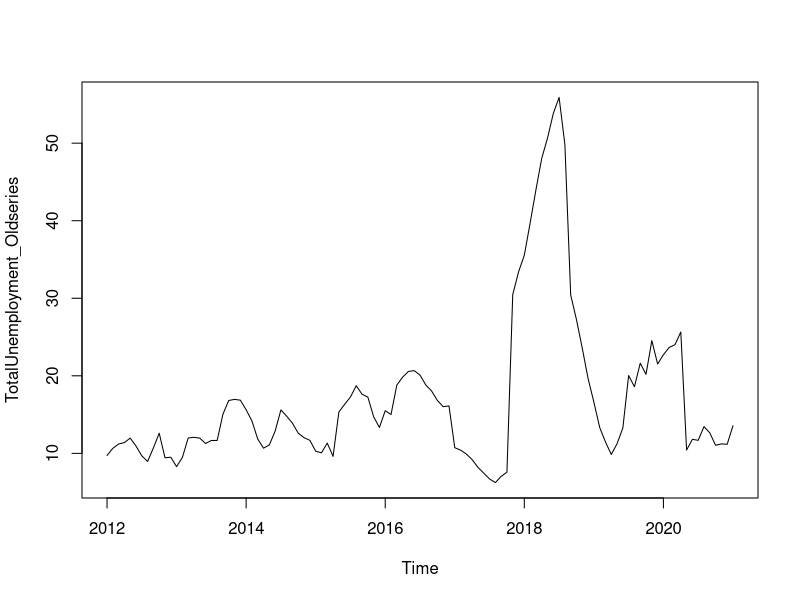
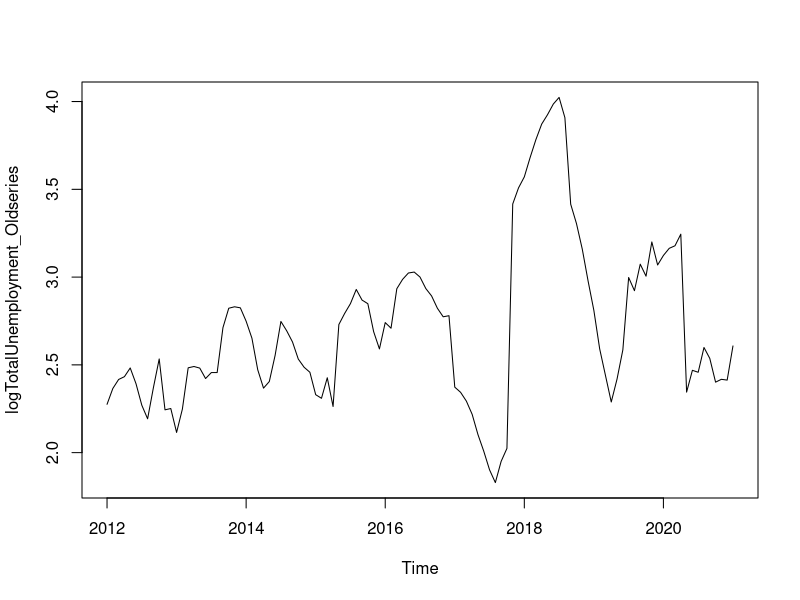
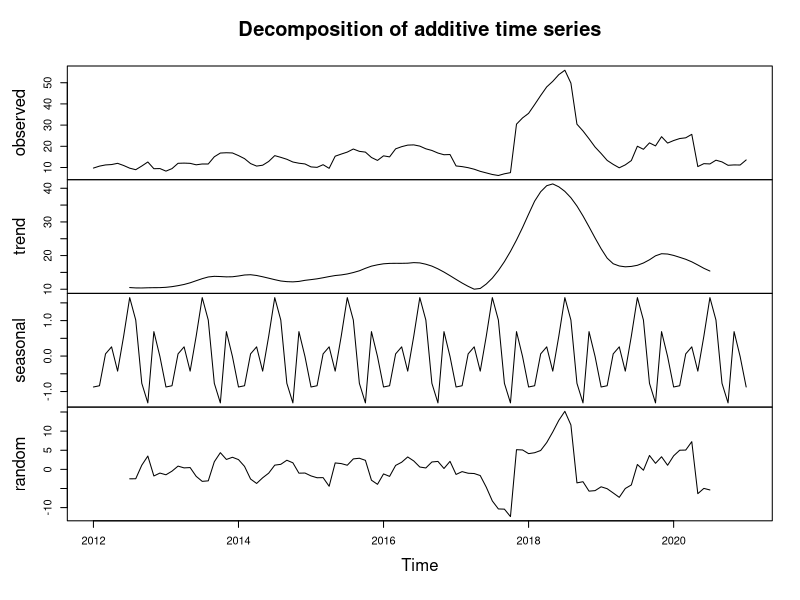
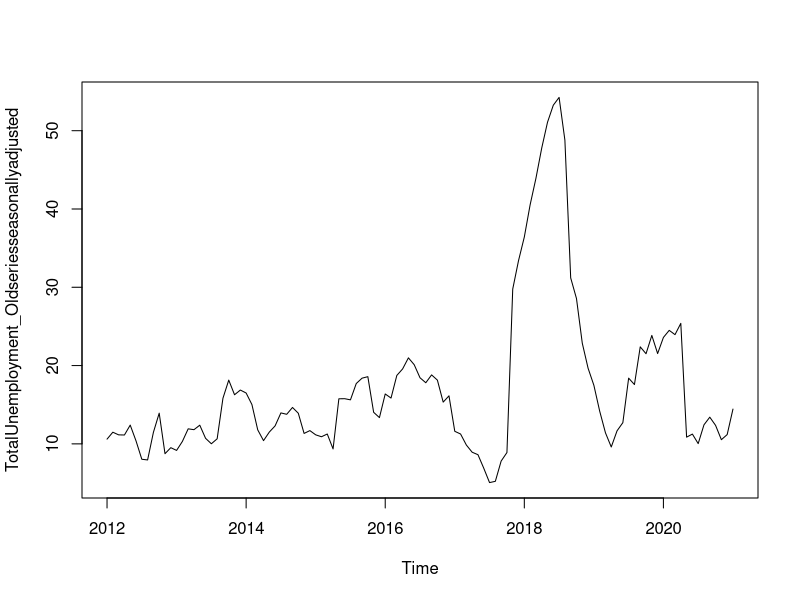
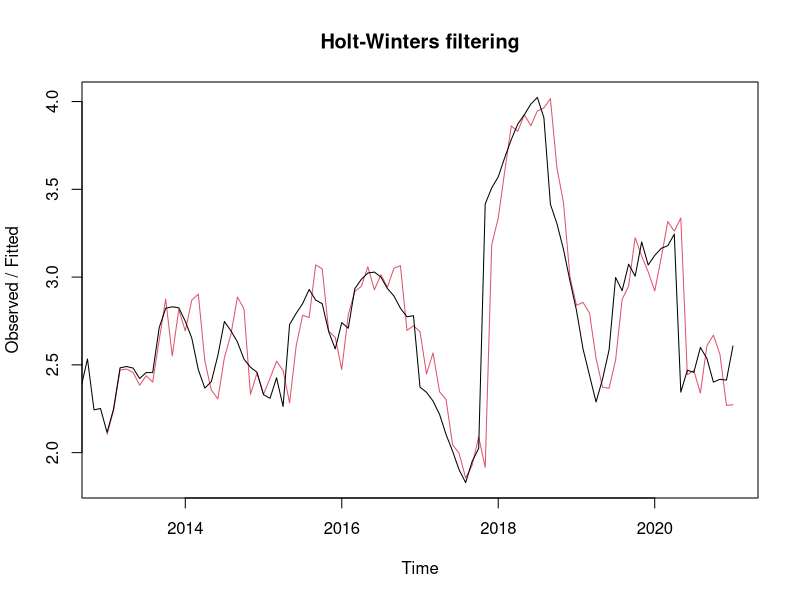
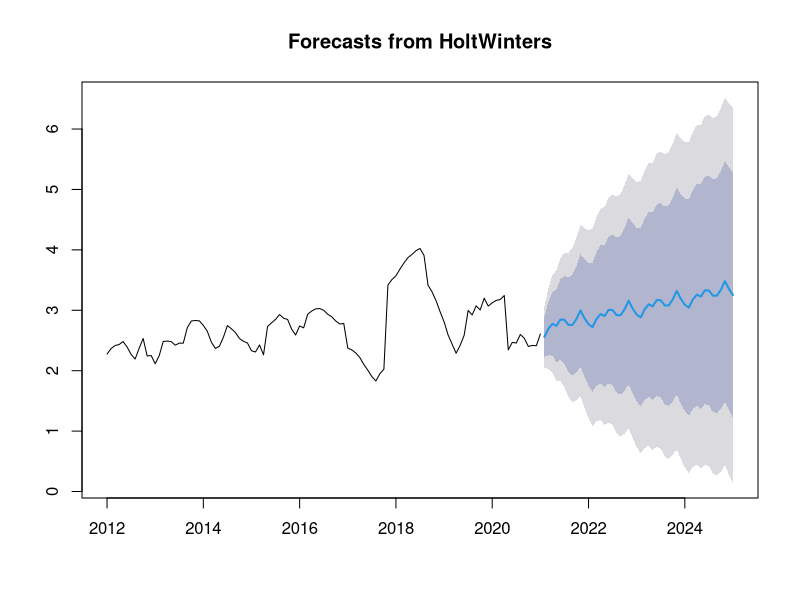
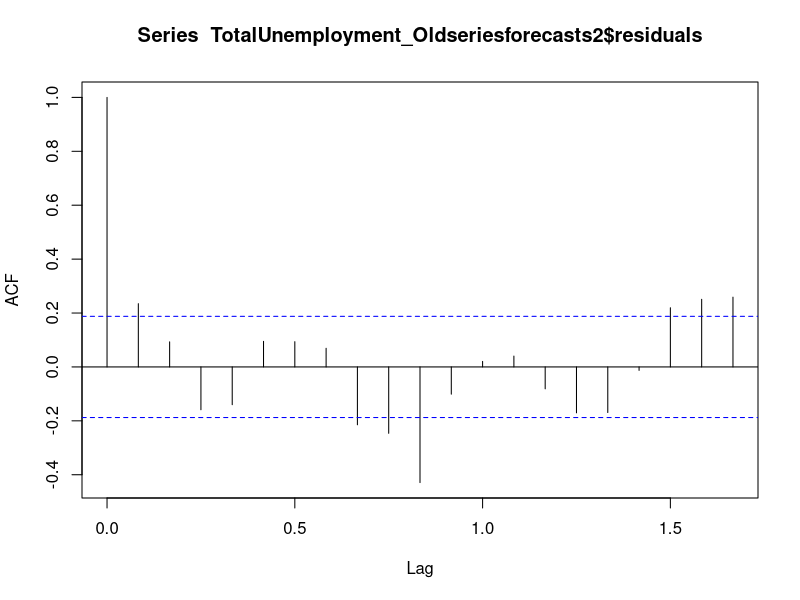
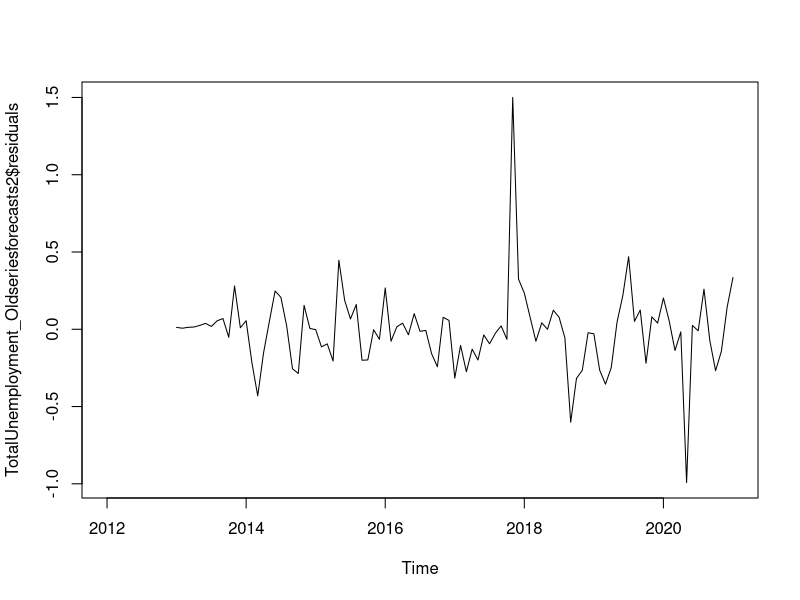

The R script that drew these images, in order:
install.packages("TTR")
install.packages("forecast")
library(corrplot)
library(caret)
library("TTR")
library("forecast")


plotForecastErrors <- function(forecasterrors)
{
  # make a histogram of the forecast errors:
  mybinsize <- IQR(forecasterrors)/4 
  mysd	<- sd(forecasterrors)
  mymin <- min(forecasterrors) - mysd*5 
  mymax <- max(forecasterrors) + mysd*3
  # generate normally distributed data with mean 0 and standard deviation mysd
  mynorm <- rnorm(10000, mean=0, sd=mysd)
  mymin2 <- min(mynorm)
  mymax2 <- max(mynorm)
  if (mymin2 < mymin) { mymin <- mymin2 }
  if (mymax2 > mymax) { mymax <- mymax2 }
  # make a red histogram of the forecast errors, with the normally distributed data overlaid:
  mybins <- seq(mymin, mymax, mybinsize)
  hist(forecasterrors, col="red", freq=FALSE, breaks=mybins)
  # freq=FALSE ensures the area under the histogram = 1
  # generate normally distributed data with mean 0 and standard deviation mysd
  myhist <- hist(mynorm, plot=FALSE, breaks=mybins)
  # plot the normal curve as a blue line on top of the histogram of forecast errors:
  points(myhist$mids, myhist$density, type="l", col="blue", lwd=2)
}


library(tidyverse)
library(dplyr)

# importing data
# set the correct working directory to capture data
Combined_Class <-read.csv("Combined_Class.csv")

Old_EU <- Combined_Class %>% select(1:2, 5,7)
Reduced_Old_EU <- filter(Old_EU, Reformation_Class == "Old EU" )
head(as.data.frame(Reduced_Old_EU))
str(Reduced_Old_EU)
#Define the obj of the Time Series analysis.
Reduced_Old_EU_1 <- Reduced_Old_EU[ ,c('Percentage_Total_Unemployment',
                                       'Year')]
Reduced_Old_EU_1

#Reading Time Series

TotalUnemployment_Old <-Reduced_Old_EU_1[,c('Percentage_Total_Unemployment')]
TotalUnemployment_Old
TotalUnemployment_Oldseries <- ts(TotalUnemployment_Old,frequency = 12, start = c(2012), end = c(2021))
TotalUnemployment_Oldseries


#Ploting Time series. 
plot.ts(TotalUnemployment_Oldseries)

#Transform the time series by calculating the natural log of the original data

logTotalUnemployment_Oldseries <- log(TotalUnemployment_Oldseries)
plot.ts(logTotalUnemployment_Oldseries)


#Decompising Time Series

####### Decomposing Seasonal Data ######

TotalUnemployment_Oldseriescomponents <- decompose(TotalUnemployment_Oldseries)

TotalUnemployment_Oldseriescomponents$seasonal 

plot(TotalUnemployment_Oldseriescomponents)

#Seasonally Adjusting
TotalUnemployment_Oldseriescomponents <- decompose(TotalUnemployment_Oldseries)
TotalUnemployment_Oldseriesseasonallyadjusted <- TotalUnemployment_Oldseries - TotalUnemployment_Oldseriescomponents$seasonal

plot(TotalUnemployment_Oldseriesseasonallyadjusted)

#Predictive model for the log of yearly unemployment in EU using Holtwinters
logTotalUnemployment_Oldseries <- log(TotalUnemployment_Oldseries)
TotalUnemployment_Oldseriesforecasts <- HoltWinters(logTotalUnemployment_Oldseries)
TotalUnemployment_Oldseriesforecasts
TotalUnemployment_Oldseriesforecasts$SSE

plot(TotalUnemployment_Oldseriesforecasts)


#Forecasts Jan 2021 to Dec 2025
TotalUnemployment_Oldseriesforecasts2 <- forecast(TotalUnemployment_Oldseriesforecasts, h=48)
TotalUnemployment_Oldseriesforecasts2


plot(TotalUnemployment_Oldseriesforecasts2)


acf(TotalUnemployment_Oldseriesforecasts2$residuals, lag.max=20 , na.action = na.pass)
Box.test(TotalUnemployment_Oldseriesforecasts2$residuals, lag=20, type="Ljung-Box")


plot.ts(TotalUnemployment_Oldseriesforecasts2$residuals) # make time series plot

TotalUnemployment_Oldseriesforecasts2$residuals <- TotalUnemployment_Oldseriesforecasts2$residuals [!is.na(TotalUnemployment_Oldseriesforecasts2$residuals)]
plotForecastErrors(TotalUnemployment_Oldseriesforecasts2$residuals)
mean(TotalUnemployment_Oldseriesforecasts2$residuals)

#Forcasting using Arima 
#Getting the model
acf(TotalUnemployment_Oldseries, lag.max=20, plot=FALSE) # get the values

pacf(TotalUnemployment_Oldseries, lag.max=20)
pacf(TotalUnemployment_Oldseries, lag.max=20, plot=FALSE)

auto.arima(TotalUnemployment_Old)

auto.arima(TotalUnemployment_Old,ic='bic')
####### Forecasting Using an ARIMA Model #######

TotalUnemployment_Oldseriesarima <- arima(TotalUnemployment_Oldseries, order=c(1,0,1))
TotalUnemployment_Oldseriesarima 

TotalUnemployment_Oldseriesforecasts1 <- forecast(TotalUnemployment_Oldseriesarima , h=48)
TotalUnemployment_Oldseriesforecasts1

plot(TotalUnemployment_Oldseriesforecasts1)

acf(TotalUnemployment_Oldseriesforecasts1$residuals, lag.max=20)
Box.test(TotalUnemployment_Oldseriesforecasts1$residuals, lag=20, type="Ljung-Box")

plot.ts(TotalUnemployment_Oldseriesforecasts1$residuals)

#Plot forecasterror

plotForecastErrors(TotalUnemployment_Oldseriesforecasts1$residuals) 
mean(TotalUnemployment_Oldseriesforecasts1$residuals)



